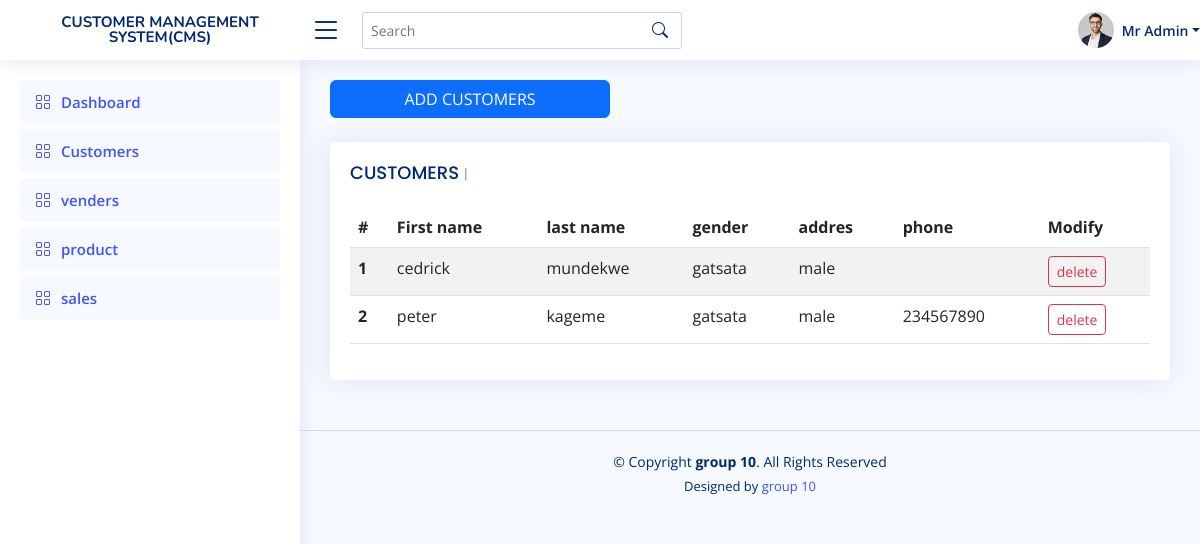
Before: /customers.php with the older database file.
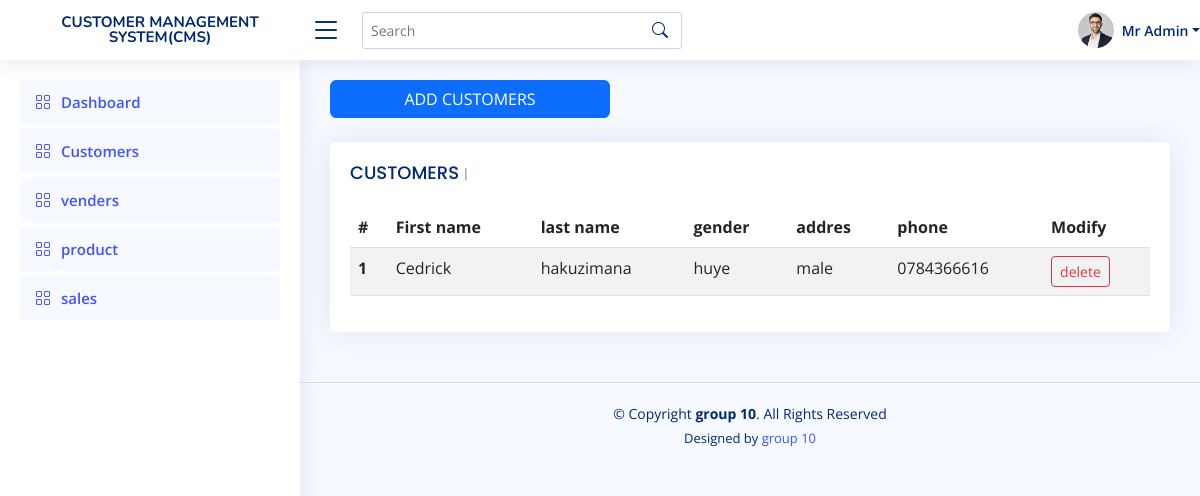
After: the same page with the newer database file.
### tables this page shows
CREATE TABLE `customers` (
  `customer_id` int(11) NOT NULL,
  `c_fname` varchar(20) NOT NULL,
  `c_lname` varchar(20) NOT NULL,
  `c_address` varchar(20) NOT NULL,
  `c_gender` varchar(10) NOT NULL,
  `c_phone` varchar(20) NOT NULL
);

### customers.php (the view, shortened to what this page needs)
<!DOCTYPE html>
<html lang="en">
<head>
  <link href="assets/vendor/bootstrap/css/bootstrap.min.css" rel="stylesheet">
  <link href="assets/vendor/bootstrap-icons/bootstrap-icons.css" rel="stylesheet">
  <link href="assets/vendor/boxicons/css/boxicons.min.css" rel="stylesheet">
  <link href="assets/vendor/quill/quill.snow.css" rel="stylesheet">
  <link href="assets/vendor/quill/quill.bubble.css" rel="stylesheet">
  <link href="assets/vendor/remixicon/remixicon.css" rel="stylesheet">
  <link href="assets/vendor/simple-datatables/style.css" rel="stylesheet">
  <link href="assets/css/style.css" rel="stylesheet">
</head>
<body>
   <?php
        include './includes/header.php';
        include './includes/aside.php';
?>
  <main id="main" class="main">
    <section class="section">
      <div class="row">
        <div class="col-lg-12">
              <button type="button" class="btn btn-primary col-4" data-bs-toggle="modal" data-bs-target="#disabledAnimation">
                ADD CUSTOMERS
              </button>
              <br>
              <div class="col-12">
                <br>
                <div class="card recent-sales overflow-auto">
                  <div class="card-body">
                    <h5 class="card-title">CUSTOMERS <span>| </span></h5>
                  <table class="table table-striped">
                  <thead>
                    <tr>
                      <th scope="col">#</th>
                      <th scope="col">First name</th>
                      <th scope="col">last name</th>
                      <th scope="col">gender</th>
                      <th scope="col">addres</th>
                      <th scope="col">phone</th>
                      <th scope="col"  style="text-align:LEFT">Modify</th>
                    </tr>
                  </thead>
                  <tbody>
                  <?php
                    include './connection.php';
                    $sql = "SELECT * FROM customers";
                    $result = $conn->query($sql);
                    if ($result->num_rows > 0) {
                     $i=0;
                      while($row = mysqli_fetch_array($result)) {
                       $i++;
                       ?>
                          <tr>
                              <th scope="row"><?php echo $i; ?></th>
                              <td><?php echo $row["c_fname"];?></td>
                              <td><?php echo $row["c_lname"];?></td>
                              <td><?php echo $row["c_address"];?></td>
                              <td><?php echo $row["c_gender"];?></td>
                              <td><?php echo $row["c_phone"];?></td>
                              <td> <a href="delete_customer.php?id=<?php echo $row["0"]  ?>"><button type="button" class="btn btn-outline-danger btn-sm">delete</button> </a></td>
                    </tr>
                       <?php
                      }
                    } else {
                      echo "0 results";
                    }
                  ?>
                  </tbody>
                </table>
                  </div>
                </div>
              </div>
            </div>
          </div>
    </section>
  </main>
  <?php
        include './includes/footer.php';
?>
</body>
</html>

Changed rows visible on the page:
removed customers: c_fname "cedrick", c_lname "mundekwe", c_address "gatsata", c_gender "male"
removed customers: c_fname "peter", c_lname "kageme", c_address "gatsata", c_gender "male", c_phone "234567890"
added customers: c_fname "Cedrick", c_lname "hakuzimana", c_address "huye", c_gender "male", c_phone "0784366616"
